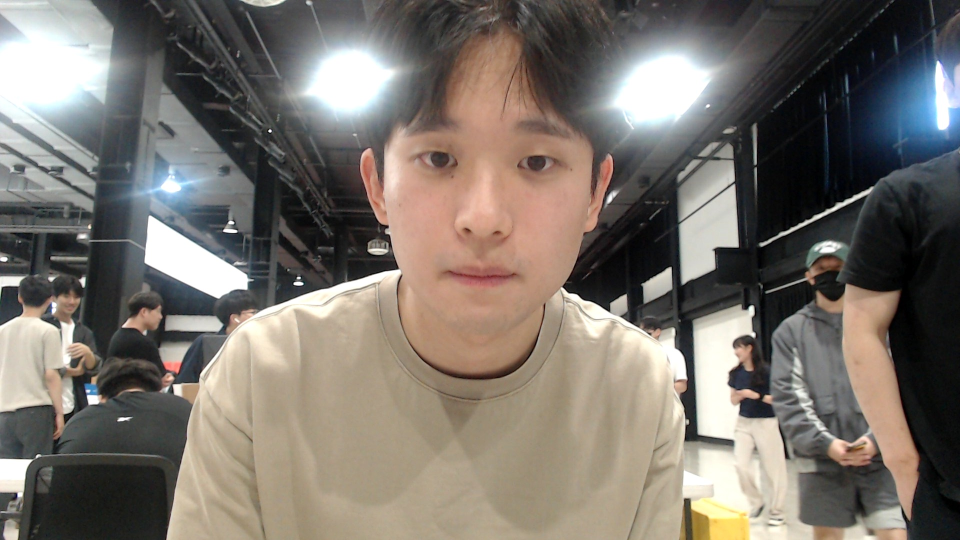
#> input picture box_server/view/assets/photo/2.jpg, 1920 x 1080 px (shown at 1/2 size)
$ python merge_frame.py
#> lines starting #> are read from the running program, lines starting #| are printed output that depends on the picture; pictures that were not available may be replaced by others from this repository, and a replacement may not be noted
import cv2
import os
import argparse

parser = argparse.ArgumentParser()
parser.add_argument("-d", "--decimal", action="store")
args = parser.parse_args()

photo_path = os.path.join((os.path.dirname(__file__)), "convert.jpg")

t = os.path.join((os.path.dirname(__file__)), "2.jpg")

frame_path = os.path.join((os.path.dirname(__file__)), f"../frame/{args.decimal}L.png")

img = cv2.imread(t, cv2.IMREAD_COLOR)
#> img is the input picture: shape (1080, 1920, 3); mean B, G, R 107.9, 115.3, 122.1
frame = cv2.imread(frame_path, cv2.IMREAD_COLOR)
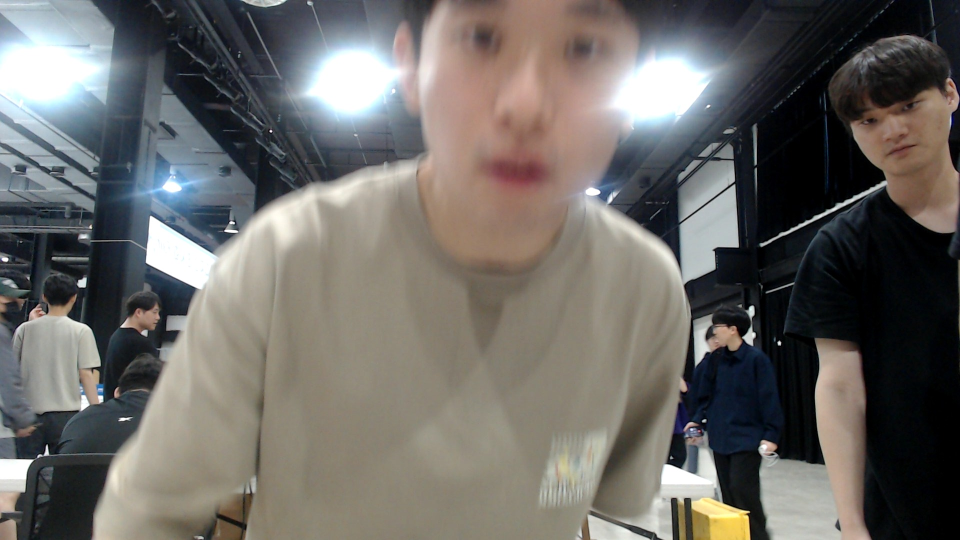
#> input picture box_server/view/assets/photo/1.jpg, 1920 x 1080 px, given in place of NoneL.png, which was not available (shown at 1/2 size)
#> frame is the input picture: shape (1080, 1920, 3); mean B, G, R 102.1, 105.9, 108.5
frame = cv2.resize(frame, (1480, 1000))
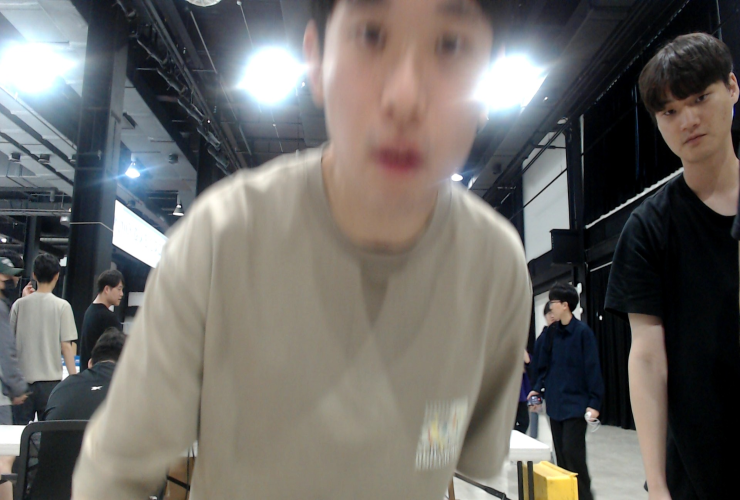
#> frame: shape (1000, 1480, 3) (shown at 1/2 size); mean B, G, R 102, 105.8, 108.4

output_path = os.path.join((os.path.dirname(__file__)), "merge.jpg")
mask_path = os.path.join((os.path.dirname(__file__)), f"../frame/{args.decimal}_mask.png")

mask = cv2.imread(mask_path, cv2.IMREAD_GRAYSCALE)
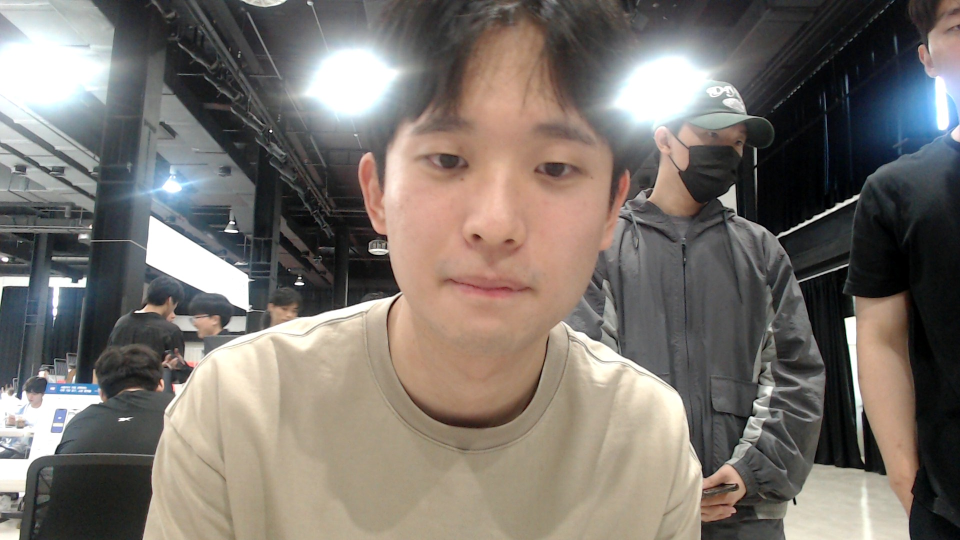
#> input picture box_server/view/assets/photo/3.jpg, 1920 x 1080 px, given in place of None_mask.png, which was not available (shown at 1/2 size)
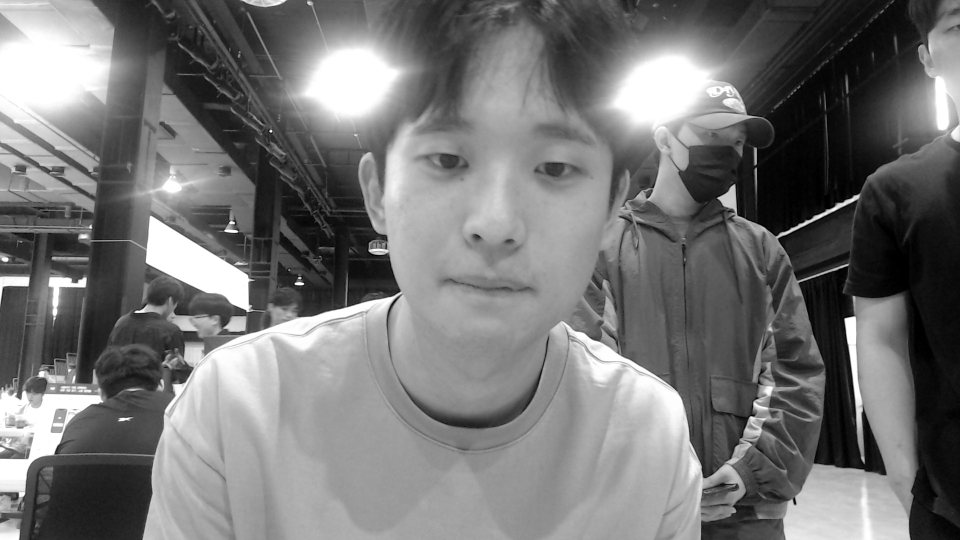
#> mask: shape (1080, 1920) (shown at 1/2 size); min 0, max 255, mean 116.6

# _, mask = cv2.threshold(frame[:,:,3], 1, 255, cv2.THRESH_BINARY)
# mask_inv = cv2.bitwise_not(mask)

out = cv2.copyTo(img, mask, frame)
cv2.imwrite(output_path, out)
# print(args.decimal)
